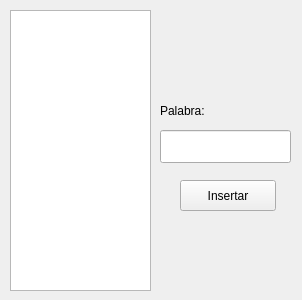
<?xml version="1.0" encoding="UTF-8"?>
<ui version="4.0">
 <class>HashTable</class>
 <widget class="QWidget" name="HashTable">
  <property name="geometry">
   <rect>
    <x>0</x>
    <y>0</y>
    <width>302</width>
    <height>300</height>
   </rect>
  </property>
  <property name="windowTitle">
   <string>HashTable</string>
  </property>
  <widget class="QListWidget" name="list">
   <property name="geometry">
    <rect>
     <x>10</x>
     <y>10</y>
     <width>141</width>
     <height>281</height>
    </rect>
   </property>
  </widget>
  <widget class="QLabel" name="label">
   <property name="geometry">
    <rect>
     <x>160</x>
     <y>100</y>
     <width>66</width>
     <height>21</height>
    </rect>
   </property>
   <property name="text">
    <string>Palabra:</string>
   </property>
  </widget>
  <widget class="QLineEdit" name="txtpalabra">
   <property name="geometry">
    <rect>
     <x>160</x>
     <y>130</y>
     <width>131</width>
     <height>33</height>
    </rect>
   </property>
  </widget>
  <widget class="QPushButton" name="pushButton">
   <property name="geometry">
    <rect>
     <x>180</x>
     <y>180</y>
     <width>96</width>
     <height>31</height>
    </rect>
   </property>
   <property name="text">
    <string>Insertar</string>
   </property>
  </widget>
 </widget>
 <resources/>
 <connections/>
</ui>
